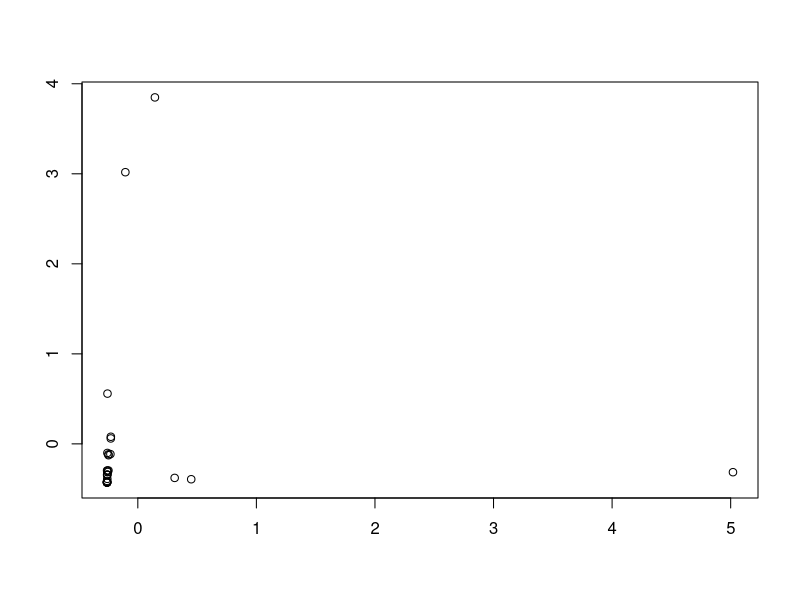

The R source for this figure: (Note: this script raises an error after producing the figure.)
setwd("D:/RW/stan/rats/")

library(MASS, quietly=TRUE)

# MM inference
brain_standerd <- (Animals$brain - mean(Animals$brain))/sd(Animals$brain)
body_standerd <- (Animals$body- mean(Animals$body))/sd(Animals$body)

model_mm <- rlm(brain_standerd ~ body_standerd, Animals, method="MM")
summary(model_mm)

# plot
#with(Animals, plot(body, brain, main=name))
plot(body_standerd, brain_standerd, main=name)
abline(model_mm)
write.csv(model_mm$w,"D:/RW/test.csv")